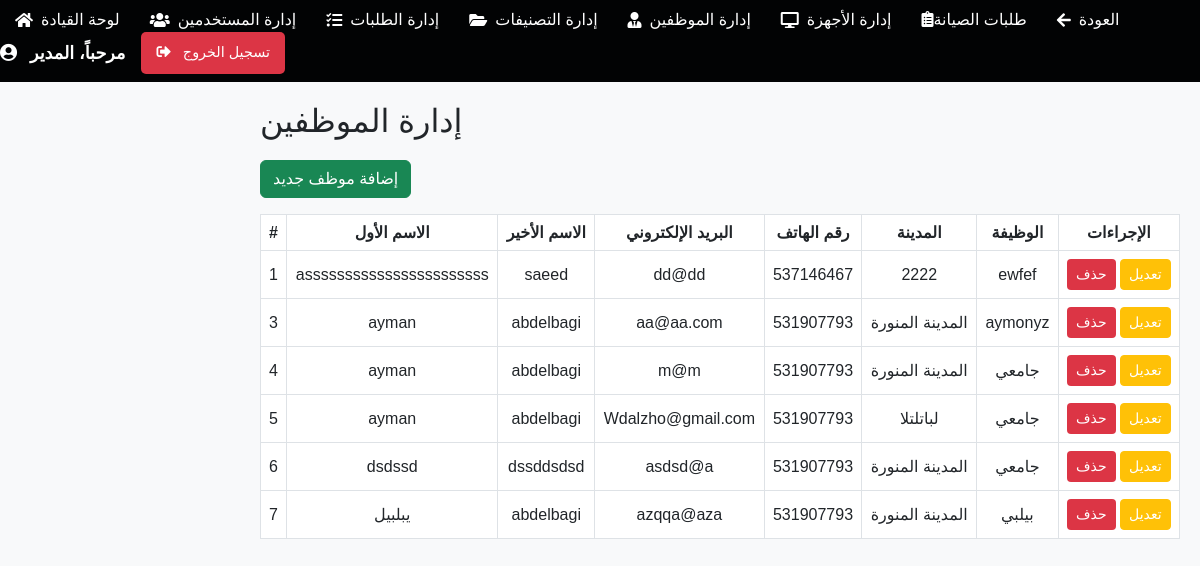
/admin/emp.php (signed in), run on the app's committed database.
### tables this page shows
CREATE TABLE `emp` (
  `id` int NOT NULL,
  `first_name` varchar(255) NOT NULL,
  `last_name` varchar(255) NOT NULL,
  `email` varchar(255) NOT NULL,
  `password` varchar(255) NOT NULL,
  `phone` int NOT NULL,
  `city` varchar(255) NOT NULL,
  `job_title` varchar(255) NOT NULL,
  `created_by` int NOT NULL,
  `created_at` timestamp NOT NULL DEFAULT CURRENT_TIMESTAMP ON UPDATE CURRENT_TIMESTAMP
);

### admin/emp.php (the view, shortened to what this page needs)
<?php
include '../db.php';
include 'amin-Header.php';
$employees = [];
try {
    $employeeQuery = $conn->query("SELECT * FROM emp");
    while ($row = $employeeQuery->fetch_assoc()) {
        $employees[] = $row;
    }
} catch (Exception $e) {
    echo "Error: " . $e->getMessage();
}
?>
<!DOCTYPE html>
<html lang="en">
<head>
    <link href="https://cdn.jsdelivr.net/npm/bootstrap@5.3.0-alpha3/dist/css/bootstrap.min.css" rel="stylesheet">
</head>
<body>
    <div class="main-content">
        <h2>إدارة  الموظفين</h2>
        <div class="table-container">
            <button class="btn btn-success mb-3" data-bs-toggle="modal" data-bs-target="#addEmployeeModal">إضافة موظف جديد</button>
            <table class="table table-bordered">
                <thead>
                    <tr>
                        <th>#</th>
                        <th>الاسم الأول</th>
                        <th>الاسم الأخير</th>
                        <th>البريد الإلكتروني</th>
                        <th>رقم الهاتف</th>
                        <th>المدينة</th>
                        <th>الوظيفة</th>
                        <th>الإجراءات</th>
                    </tr>
                </thead>
                <tbody>
                    <?php foreach ($employees as $employee): ?>
                        <tr>
                            <td><?= $employee['id']; ?></td>
                            <td><?= htmlspecialchars($employee['first_name']); ?></td>
                            <td><?= htmlspecialchars($employee['last_name']); ?></td>
                            <td><?= htmlspecialchars($employee['email']); ?></td>
                            <td><?= htmlspecialchars($employee['phone']); ?></td>
                            <td><?= htmlspecialchars($employee['city']); ?></td>
                            <td><?= htmlspecialchars($employee['job_title']); ?></td>
                            <td>
                                <a href="?delete_employee=<?= $employee['id']; ?>" class="btn btn-delete btn-sm">حذف</a>
                                <button class="btn btn-warning btn-sm" data-bs-toggle="modal" data-bs-target="#editEmployeeModal<?= $employee['id']; ?>">تعديل</button>
                            </td>
                        </tr>
                    <?php endforeach; ?>
                </tbody>
            </table>
        </div>
    </div>
</body>
</html>

### admin/amin-Header.php (style rules this page uses)
body { background-color: #020304; font-family: 'Tajawal', sans-serif; }
.main-content { padding: 30px; }
.btn-success, .btn-warning, .btn-delete { border-radius: 5px; font-size: 0.9rem; }
.btn-delete { background-color: #dc3545; color: #fff; }
table { border-collapse: separate; border-spacing: 0 10px; }
table thead th { background-color: #343a40; color: #fff; text-align: center; }
table tbody tr { background-color: #fff; transition: transform 0.2s ease; }
table td, table th { vertical-align: middle; text-align: center; }

### admin/emp.php (style rules this page uses)
body { background-color: #f8f9fa; font-family: 'Heebo', sans-serif; }
.main-content { margin-left: 20%; padding: 20px; }
.table-container { margin-top: 20px; }
.btn-delete { background-color: #dc3545; color: #fff; }
.btn-warning { background-color: #ffc107; color: #fff; }

### data on the page
emp: id "1", first_name "asssssssssssssssssssssss", last_name "saeed", email "dd@dd", phone "537146467", city "2222", job_title "ewfef"
emp: id "3", first_name "ayman", last_name "abdelbagi", email "aa@aa.com", phone "531907793", city "المدينة المنورة", job_title "aymonyz"
emp: id "4", first_name "ayman", last_name "abdelbagi", email "m@m", phone "531907793", city "المدينة المنورة", job_title "جامعي"
emp: id "5", first_name "ayman", last_name "abdelbagi", email "Wdalzho@gmail.com", phone "531907793", city "لباتلتلا", job_title "جامعي"
emp: id "6", first_name "dsdssd", last_name "dssddsdsd", email "asdsd@a", phone "531907793", city "المدينة المنورة", job_title "جامعي"
emp: id "7", first_name "يبلبيل", last_name "abdelbagi", email "azqqa@aza", phone "531907793", city "المدينة المنورة", job_title "بيلبي"
